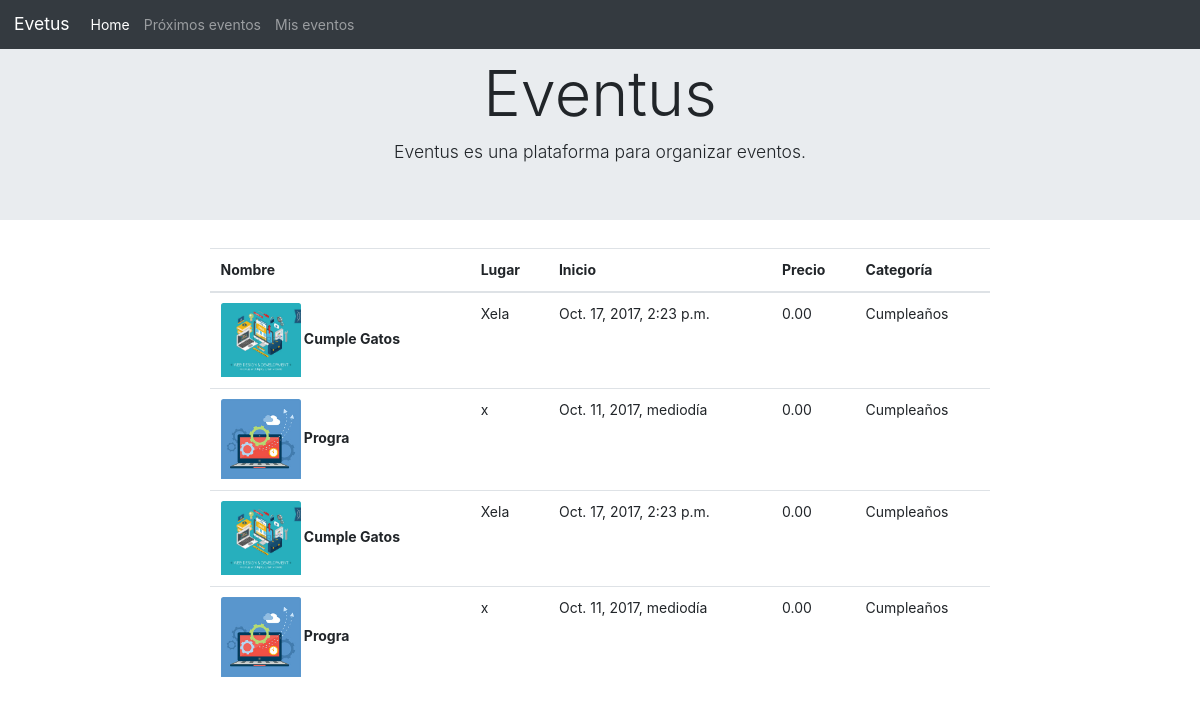
The app's page /misactividades/ (signed in), older data.
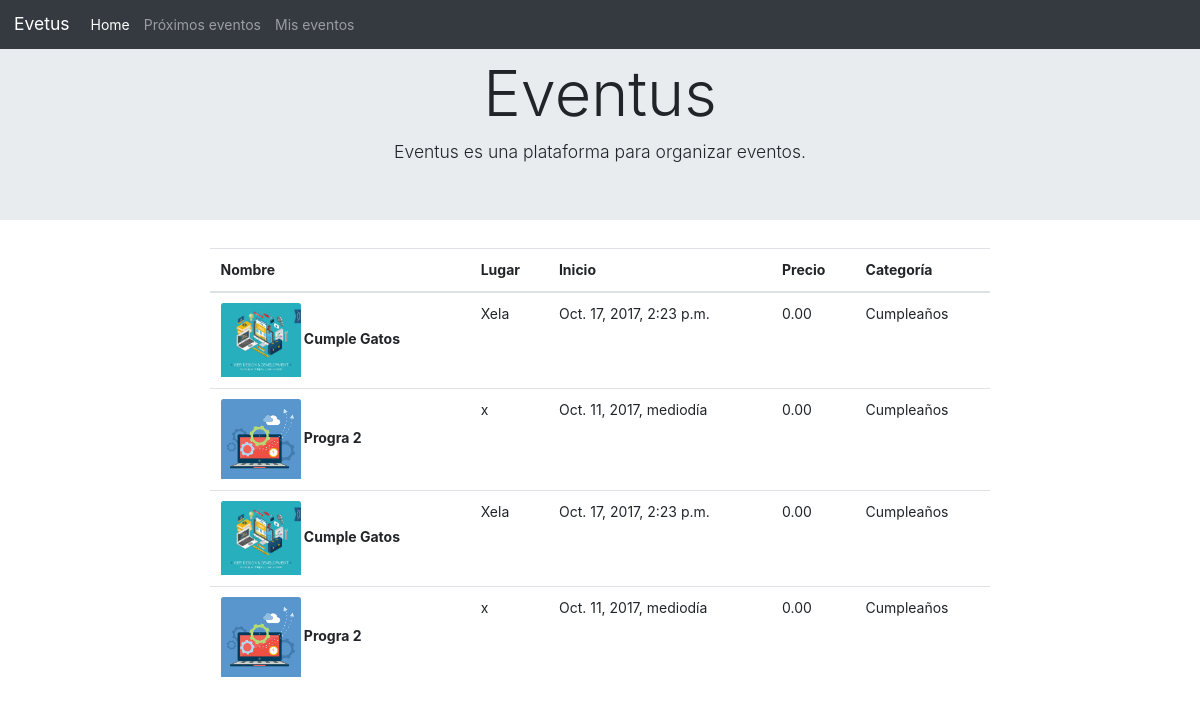
The same page, newer data.
### events/models.py (models this page shows, shortened)
class Participante(models.Model):
    asistente = models.ForeignKey('auth.User')
    evento = models.ForeignKey(Evento,on_delete = models.CASCADE)

class TimeStampModel(models.Model):
    created = models.DateTimeField(default = timezone.now)
    modified = models.DateTimeField(default = timezone.now)
    class Meta:
        abstract = True

class Evento(TimeStampModel):
    nombre = models.CharField(max_length=200, unique=True)
    sumario = models.TextField(max_length=255)
    contenido = models.TextField()
    categoria = models.ForeignKey(Categoria)
    lugar = models.CharField(max_length=50)
    inicio = models.DateTimeField()
    final = models.DateTimeField()
    imagen = models.ImageField(blank = True)
    is_free = models.BooleanField(default=True)
    precio = models.DecimalField(max_digits=5, decimal_places=2, default=0.00)
    vistas = models.PositiveIntegerField(default=0, blank=True, null=True)
    organizador = models.ForeignKey('auth.User')

class Categoria(models.Model):
    nombre = models.CharField(max_length= 50)
    def __str__(self):
        return self.nombre

### events/views.py (the view)
# urls.py: url(r'^misactividades/$', views.mis_prox_eventos, name = 'misactividades'), #se redirecciona a la url del blog
def mis_prox_eventos(request):
    actividades = Participante.objects.filter(asistente__pk = request.user.pk)
    return render(request,'events/actividadesprox.html', {'actividades':actividades})

### events/templates/events/actividadesprox.html
{% extends 'events/base.html' %}
{% block content %}
<div class ="row d-flex justify-content-center">
  {%if actividades%}
  <table class="table">
    <thead class="thead-default">
      <tr>
        <th>Nombre</th>
        <th>Lugar</th>
        <th>Inicio</th>
        <th>Precio</th>
        <th>Categoría</th>
      </tr>
    </thead>
    <tbody>
  {% for data in actividades %}
  <tr class="animated fadeIn">
    <th >
      <a class="ui tiny image">
        <img class="card-img-top" src="{{data.evento.imagen.url}}" alt="Card image cap">
      </a>
      {{data.evento.nombre}}
    </th>
    <td>{{data.evento.lugar}}</td>
    <td>{{data.evento.inicio}}</td>
    <td>
        {{data.evento.precio}}
    </td>
    <td>{{data.evento.categoria}}</td>
  </tr>
  {% endfor %}
  </tbody>
</table>
  {%else%}
  <div class="alert alert-info text-center" role="alert">
    No tiene actividades asignadas!!
  </div>
  {%endif%}
</div>
{% endblock content %}

Row changes from the older to the newer data that the page shows:
changed through a linked row, Participante (number 2 of 4 on the later page): evento.nombre "Progra" → "Progra 2"
changed through a linked row, Participante (number 4 of 4 on the later page): evento.nombre "Progra" → "Progra 2"
